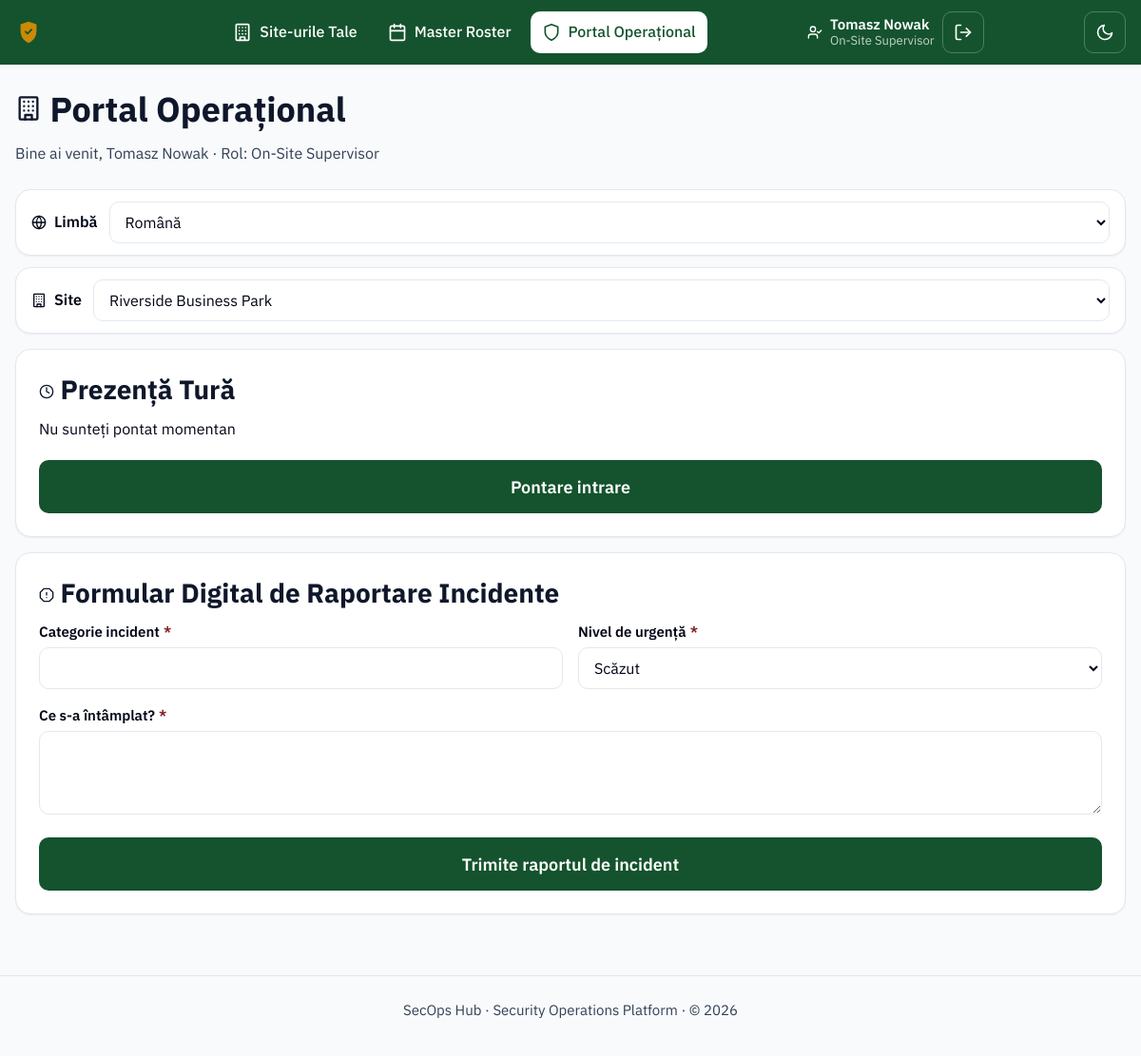
Screenshot of /frontline/portal (signed in) with the database file from the repository.
### models.py (models this page shows, shortened)
class User(UserMixin, db.Model):
    __tablename__ = "users"
    id = db.Column(db.Integer, primary_key=True)
    name = db.Column(db.String(120), nullable=False)
    email = db.Column(db.String(120), unique=True, nullable=False)
    password_hash = db.Column(db.String(255), nullable=False)
    role = db.Column(db.String(30), nullable=False)
    language = db.Column(db.String(10), default="en", nullable=False)
    is_active_account = db.Column(db.Boolean, default=True, nullable=False)
    mfa_secret = db.Column(db.String(32))
    mfa_enabled = db.Column(db.Boolean, default=False, nullable=False)
    guard_id = db.Column(db.Integer, db.ForeignKey("guards.id"), nullable=True)
    created_at = db.Column(db.DateTime, default=datetime.utcnow)
    last_login_at = db.Column(db.DateTime)
    guard = db.relationship("Guard")
    @property
    def role_label(self):
        return ROLE_LABELS.get(self.role, self.role)
    @property
    def is_frontline(self):
        return self.role in FRONTLINE_ROLES

### blueprints/frontline.py (the view, shortened to what this page needs)
@frontline_bp.route("/portal")
@login_required
@role_required(ROLE_RECEPTIONIST, ROLE_GUARD, ROLE_CLEANER, ROLE_SUPERVISOR)
def portal():
    sites = Site.query.filter_by(is_active=True).order_by(Site.name).all()
    site = _current_site()
    open_attendance = AttendanceRecord.query.filter_by(
        user_id=current_user.id, clock_out=None
    ).first()
    context = {
        "sites": sites,
        "site": site,
        "open_attendance": open_attendance,
        "urgency_levels": INCIDENT_URGENCY_LEVELS,
    }
    if site and current_user.role in SECURITY_ROLES:
        context["incidents"] = (
            IncidentReport.query.filter_by(site_id=site.id)
            .order_by(IncidentReport.occurred_at.desc())
            .limit(10)
            .all()
        )
    return render_template("frontline/portal.html", **context)

### blueprints/frontline.py (called while the page is built)
def _current_site():
    site_id = request.args.get("site_id", type=int) or request.form.get("site_id", type=int)
    if site_id:
        site = Site.query.get(site_id)
        if site:
            return site
    return Site.query.filter_by(is_active=True).order_by(Site.name).first()

### i18n.py (called while the page is built, shortened)
def _load(lang):
    if lang in _cache:
        return _cache[lang]

def translate(key, lang=DEFAULT_LANGUAGE):
    strings = _load(lang)
    if key in strings:
        return strings[key]
    if lang != DEFAULT_LANGUAGE:
        return _load(DEFAULT_LANGUAGE).get(key, key)
    return key

### templates/frontline/portal.html (shortened to what this page needs)
{% extends "base.html" %}
{% from "_icons.html" import icon_globe, icon_clock, icon_user_check, icon_key, icon_package, icon_alert_octagon, icon_clipboard_check, icon_building %}
{% block content %}
  <div class="page-header">
    <div>
      <h1>{{ icon_building("icon icon--lg") }} {{ t('frontline.title') }}</h1>
      <p class="page-header__meta">{{ t('frontline.welcome') }}, {{ current_user.name }} &middot; {{ t('frontline.role') }}: {{ current_user.role_label }}</p>
    </div>
  </div>
  <form method="post" action="{{ url_for('auth.set_language', lang_code='__lang__') }}" id="language-form" class="card language-switcher">
    <label for="language-select">{{ icon_globe("icon icon--sm") }} {{ t('frontline.language') }}</label>
    <select id="language-select" name="lang_code" onchange="this.form.action = this.form.action.replace('__lang__', this.value); this.form.submit();" aria-label="{{ t('frontline.language') }}">
      {% for code, label in supported_languages.items() %}
        <option value="{{ code }}" {% if code == current_language %}selected{% endif %}>{{ label }}</option>
      {% endfor %}
    </select>
  </form>
  {% if sites|length > 1 %}
    <form method="get" class="card language-switcher" style="margin-top: var(--space-3);">
      <label for="site-select">{{ icon_building("icon icon--sm") }} Site</label>
      <select id="site-select" name="site_id" onchange="this.form.submit()">
        {% for s in sites %}
          <option value="{{ s.id }}" {% if site and s.id == site.id %}selected{% endif %}>{{ s.name }}</option>
        {% endfor %}
      </select>
    </form>
  {% endif %}
  <section class="card" aria-labelledby="attendance-heading" style="margin-top: var(--space-4);">
    <h2 id="attendance-heading">{{ icon_clock("icon icon--sm") }} {{ t('frontline.attendance.title') }}</h2>
    {% if open_attendance %}
      <p>{{ t('frontline.attendance.status_in') }} <strong>{{ open_attendance.clock_in.strftime('%H:%M on %d %b %Y') }}</strong></p>
      <form method="post" action="{{ url_for('frontline.clock_out') }}">
        <input type="hidden" name="csrf_token" value="{{ csrf_token() }}">
        <input type="hidden" name="site_id" value="{{ site.id if site else '' }}">
        <button type="submit" class="btn btn-danger btn-tactile">{{ t('frontline.attendance.clock_out') }}</button>
      </form>
    {% else %}
      <p>{{ t('frontline.attendance.status_out') }}</p>
      <form method="post" action="{{ url_for('frontline.clock_in') }}">
        <button type="submit" class="btn btn-primary btn-tactile">{{ t('frontline.attendance.clock_in') }}</button>
      </form>
    {% endif %}
  </section>
  {% if incidents is defined %}
    <section class="card" aria-labelledby="incident-heading" style="margin-top: var(--space-4);">
      <h2 id="incident-heading">{{ icon_alert_octagon("icon icon--sm") }} {{ t('frontline.incident.title') }}</h2>
      <form method="post" action="{{ url_for('frontline.incident_report') }}">
        <div class="form-grid">
          <div class="field">
            <label for="category">{{ t('frontline.incident.category') }}<span class="required-indicator">*</span></label>
            <input type="text" id="category" name="category" required>
          </div>
          <div class="field">
            <label for="urgency">{{ t('frontline.incident.urgency') }}<span class="required-indicator">*</span></label>
            <select id="urgency" name="urgency" required>
              {% for level in urgency_levels %}
                <option value="{{ level }}">{{ t('frontline.incident.urgency_' + level) }}</option>
              {% endfor %}
            </select>
          </div>
        </div>
        <div class="field">
          <label for="description">{{ t('frontline.incident.description') }}<span class="required-indicator">*</span></label>
          <textarea id="description" name="description" required></textarea>
        </div>
        <button type="submit" class="btn btn-primary btn-tactile">{{ t('frontline.incident.submit') }}</button>
      </form>
    </section>
  {% endif %}
{% endblock %}

### templates/base.html (shortened to what this page needs)
<!doctype html>
<html lang="en">
<head>
  <link rel="stylesheet" href="{{ url_for('static', filename='css/styles.css') }}">
</head>
<body class="{% block body_class %}{% endblock %}">
  {% from "_icons.html" import icon_shield, icon_layout, icon_users, icon_building, icon_invoice, icon_sun, icon_moon, icon_log_out, icon_user_check, icon_clock, icon_calendar %}
  <header class="app-header">
    <div class="app-header__inner">
      <a class="app-header__brand" href="{{ url_for('dashboard') }}">
        <img class="app-header__logo" src="{{ url_for('static', filename='img/logo.svg') }}" alt="SecOps Hub" height="28">
      </a>
      {% if current_user.is_authenticated %}
        <nav class="app-nav" aria-label="Primary">
          {% if current_user.role in ('owner', 'ops_manager', 'supervisor') %}
            <a href="{{ url_for('sites.list_sites') }}" {% if request.endpoint and request.endpoint.startswith('sites.') %}aria-current="page"{% endif %}>
              {{ icon_building() }} {{ t('nav.sites') }}
            </a>
            <a href="{{ url_for('roster.master') }}" {% if request.endpoint and request.endpoint.startswith('roster.') %}aria-current="page"{% endif %}>
              {{ icon_calendar() }} {{ t('nav.roster') }}
            </a>
          {% endif %}
          {% if current_user.is_frontline %}
            <a href="{{ url_for('frontline.portal') }}" {% if request.endpoint and request.endpoint.startswith('frontline.') %}aria-current="page"{% endif %}>
              {{ icon_shield() }} {{ t('nav.frontline') }}
            </a>
          {% endif %}
        </nav>
        <div class="app-header__session">
          <span class="app-header__user">
            {{ icon_user_check("icon icon--sm") }}
            <span>
              <strong>{{ current_user.name }}</strong>
              <small>{{ current_user.role_label }}</small>
            </span>
          </span>
          <form method="post" action="{{ url_for('auth.logout') }}">
            <button type="submit" class="theme-toggle" aria-label="{{ t('nav.logout') }}" title="{{ t('nav.logout') }}">
              {{ icon_log_out() }}
            </button>
          </form>
        </div>
      {% endif %}
      <button type="button" id="theme-toggle" class="theme-toggle" aria-pressed="false" aria-label="Switch to dark mode">
        {{ icon_moon("icon icon-moon") }}
      </button>
    </div>
  </header>
  <main id="main-content" class="app-main">
    {% with messages = get_flashed_messages(with_categories=true) %}
      {% if messages %}
          {% for category, message in messages %}
              {% if category == 'error' %}
                {% from "_icons.html" import icon_x_circle %}
              {% else %}
                {% from "_icons.html" import icon_check_circle %}
              {% endif %}
          {% endfor %}
      {% endif %}
    {% endwith %}
    {% block content %}{% endblock %}
  </main>
  <footer class="app-footer">
    <p>SecOps Hub &middot; Security Operations Platform &middot; &copy; {{ current_year }}</p>
  </footer>
</body>
</html>

### rows the page displays
User: name "Tomasz Nowak", role_label "On-Site Supervisor", lang_code "Română"

### other values shown
{{ t('nav.sites') }} "Site-urile Tale"
{{ t('nav.roster') }} "Master Roster"
{{ t('nav.frontline') }} "Portal Operațional"
{{ t('frontline.title') }} "Portal Operațional"
{{ t('frontline.welcome') }} "Bine ai venit"
{{ t('frontline.role') }} "Rol"
{{ t('frontline.language') }} "Limbă"
{{ t('frontline.attendance.title') }} "Prezență Tură"
{{ t('frontline.attendance.status_out') }} "Nu sunteți pontat momentan"
{{ t('frontline.attendance.clock_in') }} "Pontare intrare"
{{ t('frontline.incident.title') }} "Formular Digital de Raportare Incidente"
{{ t('frontline.incident.category') }} "Categorie incident"
{{ t('frontline.incident.urgency') }} "Nivel de urgență"
{{ t('frontline.incident.description') }} "Ce s-a întâmplat?"
{{ t('frontline.incident.submit') }} "Trimite raportul de incident"
